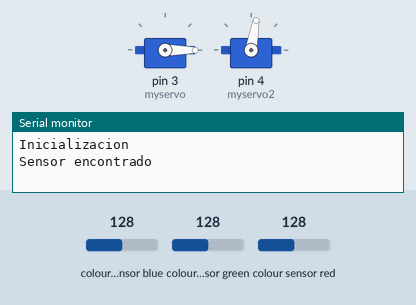
The sketch below on a simulated Arduino Uno, built with avr-gcc and run on an emulated ATmega328P. Parts: 2 × servo, the last lines printed to the serial monitor. The inputs (shaded band) are chosen by the test bench; at power-on: colour sensor blue 128, colour sensor green 128, colour sensor red 128.

Above: at 2.2 s.
2.3 s: colour sensor blue set to 81
At 4.0 s:
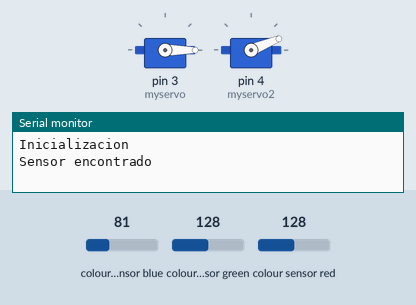
15.6 s: colour sensor blue set to 75
At 19.9 s:
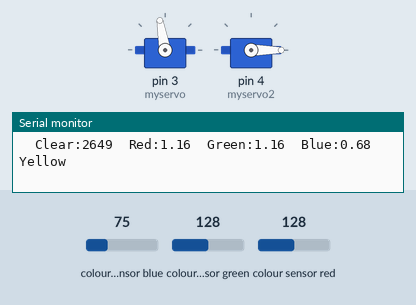
28.9 s: colour sensor green set to 90
42.2 s: colour sensor green set to 84
At 48.7 s:
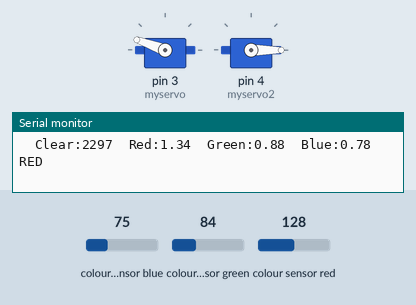
55.5 s: colour sensor green set to 123
68.8 s: colour sensor green set to 130
At 78.8 s:
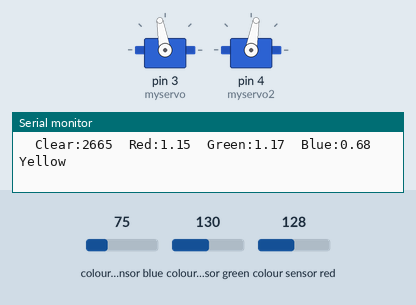
Timing chart, 0 to 81.7 s (numbered marks = the images above; inputs shaded):
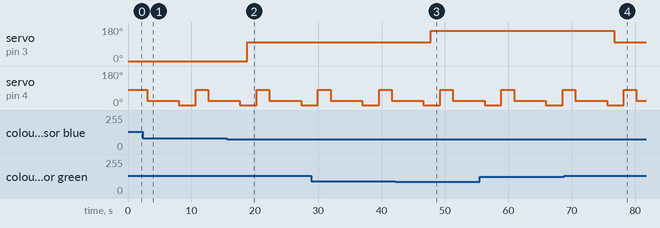

Measured:
- the behaviour switches between 79 and 78 on colour sensor blue (found by bisection; images 1 and 2)
- the behaviour switches between 87 and 86 on colour sensor green (found by bisection; images 2 and 3)
- the behaviour switches between 126 and 127 on colour sensor green (found by bisection; images 3 and 4)
- after the input at 15.6 s, servo on pin 3 (myservo): 0° → 100° after 3.2 s
- after the input at 42.2 s, servo on pin 3 (myservo): 100° → 160° after 5.6 s
- after the input at 68.8 s, servo on pin 3 (myservo): 160° → 100° after 7.9 s

The sketch:

Sensor_de_color_con_dos_servos.ino
```cpp
// Incluir Librerias
#include "Servo.h"
#include "Wire.h"
#include "Adafruit_TCS34725.h"

// Posiciones del servo en grados para los distintos colores
const int redPos = 160;
const int orangePos = 130;
const int yellowPos = 100;
const int greenPos = 70;
const int bluePos = 30;
const int nonePos = 0; // ningun objeto reconocido

// Inicializar el servo
Servo myservo;
Servo myservo2;

// Inicializar el sensor de color
// Parametros: https://learn.adafruit.com/adafruit-color-sensors/program-it
Adafruit_TCS34725 tcs = Adafruit_TCS34725(TCS34725_INTEGRATIONTIME_50MS, TCS34725_GAIN_1X);

// setup() Ejecucion de arduino al iniciar
void setup() {

 // Comunicacion serial para dar salida al valor en el monitor
 Serial.begin(9600);
 Serial.println("Inicializacion");

 // Comprobacion del sensor
 if (tcs.begin()) {
 // Todo bien
 Serial.println("Sensor encontrado");
 } else {
 // No se encontro ningun sensor. REVISAR
 Serial.println("TCS34725 No encontrado, verificar conexion");
 while (1); // Parada
 }

 // Servo 1 conectado al pin 3 (PWM)
 myservo.attach(3);
 // Servo se mueve a la posicion base
 myservo.write(0);
 delay(1000);
 //Servo 2 conectado al pin 4
 myservo2.attach (4);

}

// loop()
void loop() {


  myservo2.write(80);    //posición reposo para el servo 2
  delay(2000);
  myservo2.write(22);    //cae la bola y la lleva al agujero servo 2
  delay(5000);
  myservo2.write(0);
  delay(1000);

 // El sensor devuelve valores para R,G,B y un valor claro
 uint16_t clearcol, red, green, blue;
 float average, r, g, b;
 delay(100); // La medicion tomada es en 50 mili segundos
 tcs.getRawData(&red, &green, &blue, &clearcol);

 // Determinacion de colores

 // Obtener el promedio de RGB
 average = (red+green+blue)/3;
 // Aproximacion de los colores en 1
 r = red/average;
 g = green/average;
 b = blue/average;

 // Valor claro de salida y rgb en serie para el control
 // R, G, B debe estar entre 0,5 y 1,5
 // Si el sensor ve rojo, entonces R debe estar por encima de 1, y G, B entre 0,5 y 1
 Serial.print("\tClear:"); Serial.print(clearcol);
 Serial.print("\tRed:"); Serial.print(r);
 Serial.print("\tGreen:"); Serial.print(g);
 Serial.print("\tBlue:"); Serial.print(b);

 // Determinacion de color
 if ((r > 1.2) && (g < 0.9) && (b < 0.9)) {
 Serial.print("\tRED");
 myservo.write(redPos);
 }
 else if ((r < 0.95) && (g > 1.3) && (b < 1.1)) {
 Serial.print("\tGREEN");
 myservo.write(greenPos);
 }
 else if ((r < 0.8) && (g < 1.2) && (b > 1.2)) {
 Serial.print("\tBLUE");
 myservo.write(bluePos);
 }
 else if ((r > 1.05) && (g > 1.15) && (b < 0.8)) {
 Serial.print("\tYellow");
 myservo.write(yellowPos);
 }
 //else if ((r > 1.3) && (g < 1.0) && (b < 0.8)) {
 //Serial.print("\tORANGE");
 //myservo.write(orangePos);
 //}//
 else {
 Serial.print("\tNo Reconocido");
 // myservo.write(nonePos);
 }


 Serial.println("");

 delay(1500);

}
```
